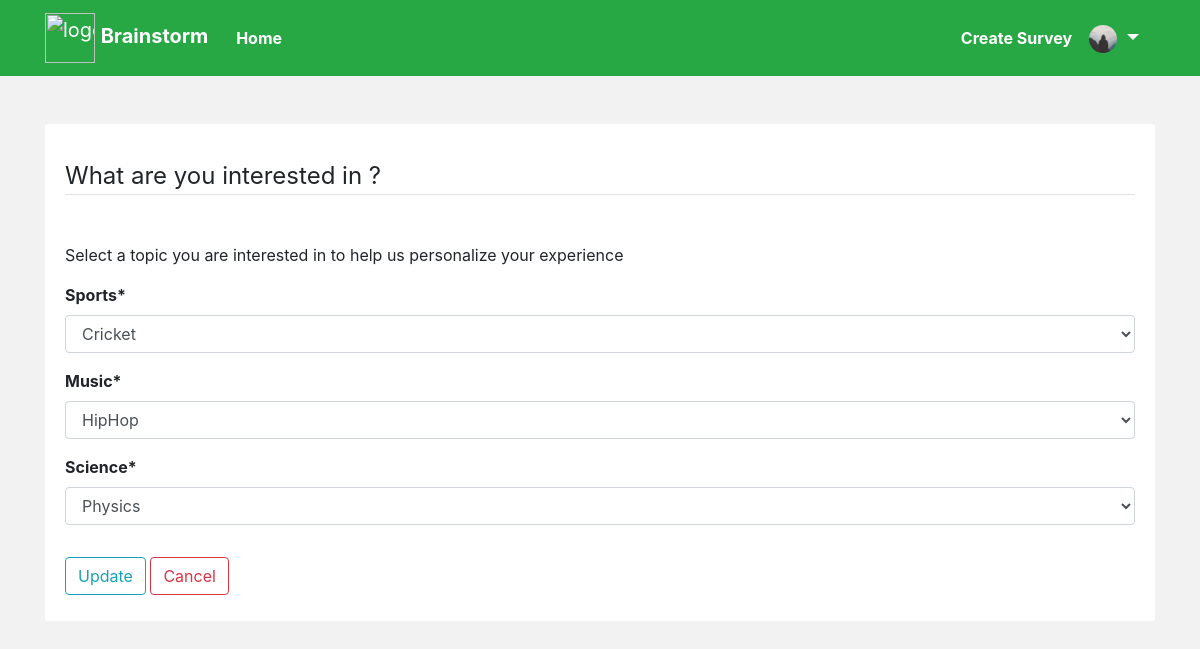
The page /1/update (signed in) on the database as committed earlier.
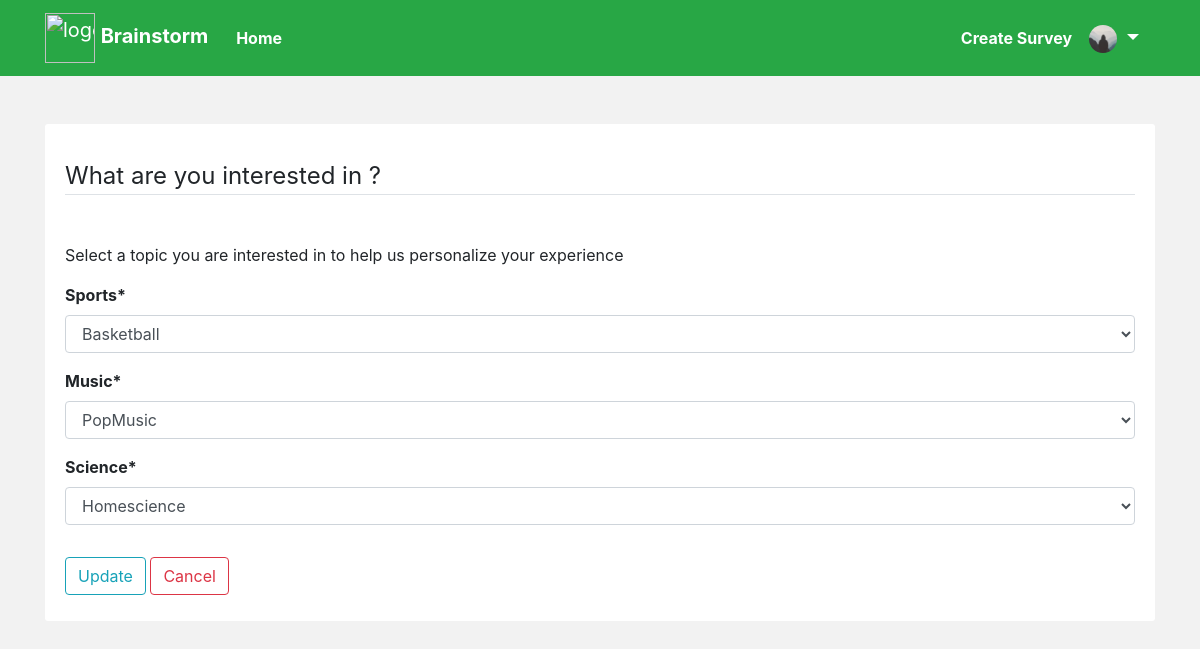
The same page on the database as committed later.
### survey_app/models.py (models this page shows, shortened)
class user_interests(models.Model):
    user = models.OneToOneField(User, on_delete=models.CASCADE, null=True, blank=True)
    sports = MultiSelectField(max_length=300, null=True ,choices = SPORTS)
    music = MultiSelectField(max_length=300, null=True, choices = MUSIC)
    science = MultiSelectField(max_length=300, null=True, choices = SCIENCE)

### survey_app/views.py (the view)
# urls.py: path('<int:pk>/update', update_interest.as_view(), name="user_interest_update" ),
class update_interest(SuccessMessageMixin,UpdateView):
    model = user_interests
    template_name = 'survey_app/user_interests_update_form.html'
    fields = ['sports','music','science']
    success_message = (f'Interests updated successfully')
    success_url = reverse_lazy('user-profile')

### survey_app/templates/survey_app/user_interests_update_form.html (shortened to what this page needs)
{% extends "survey_app/base.html" %}
{% load crispy_forms_tags %}
{% block content %}
    <div class="content-section">
        <br>
        <form method="POST">
            <fieldset class="form-group">
                <legend class="border-bottom mb-4">What are you interested in ?</legend>
                <br>
                <p>Select a topic you are interested in to help us personalize your experience</p>
                {{ form|crispy }}
            </fieldset>
            <div class="form-group">
                <button class="btn btn-outline-info" type="submit">Update</button>
                <a class="btn btn-outline-danger" href="{% url 'user-profile' %}">Cancel</a>
            </div>
        </form>
    </div>
{% endblock content %}

Rows that differ between the two databases and show on the page:
changed user_interests: sports "Cricket" → "Basketball"; music "HipHop" → "PopMusic"; science "Physics" → "Homescience"
